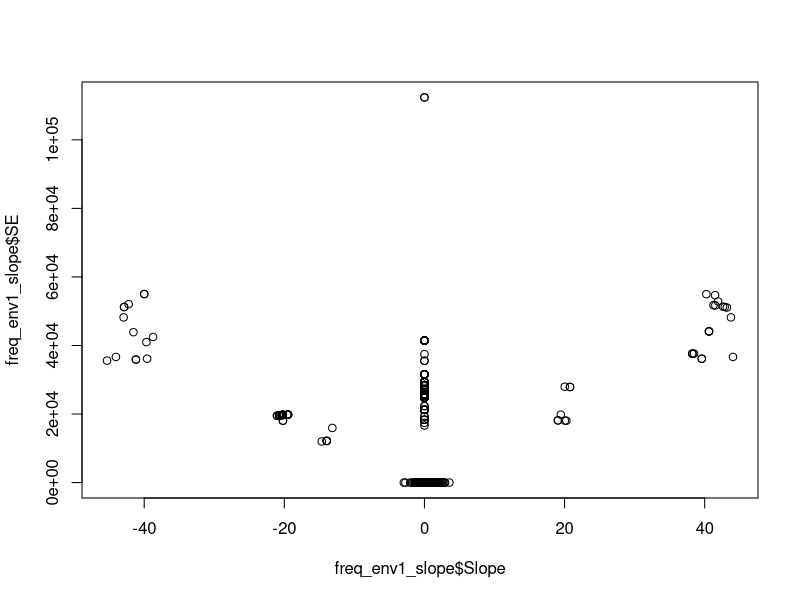

The R script that drew this image: (Note: a time limit stopped this script after it produced the figure.)
##################################################################################
## Get pop specific SNP slopes over the timeseries for "observed" data set
## Done for snp set BF>10 in windows and BF>30 overall
## Does not include 1000 permuations of random sampling for BF<0
## Also done for unique slopes across all env (histPop)
## Author Daniel Anstett
## 
## 
## Last Modified April 24, 2023
###################################################################################
#Functions

# Run GLM

glm_obs <-function(df,env_input){
  freq_env1_slope<-data.frame()
  counter<-1
  for (i in 3:dim(df)[2]){
    for(j in 1:12){
      chr<-colnames(df)[i]
      popSNP <- df %>% filter(Site==j) %>% select(Site,Year,all_of(chr))
      colnames(popSNP)[3]<-"snp_ID"
      
      if(all(is.na(popSNP$snp_ID))==FALSE & sum(is.na(popSNP$snp_ID)) !=(dim(popSNP)[1]-1)){
        rSNP <- glm(snp_ID ~ Year, family = binomial, data = popSNP)
        freq_env1_slope[counter,1]<-unique(popSNP$Site)
        freq_env1_slope[counter,2]<-chr
        freq_env1_slope[counter,3]<-rSNP$coefficients[2] * 2
        sum_snp <- summary(rSNP)
        freq_env1_slope[counter,4]<-sum_snp$coefficients[2,2]
        freq_env1_slope[counter,5]<-env_input
        freq_env1_slope[counter,6]<-"obs"
        counter<-counter+1
      } else {
        freq_env1_slope[counter,1]<-unique(popSNP$Site)
        freq_env1_slope[counter,2]<-chr
        freq_env1_slope[counter,3]<-NA
        freq_env1_slope[counter,4]<-NA
        freq_env1_slope[counter,5]<-env_input
        freq_env1_slope[counter,6]<-"obs"
        counter<-counter+1
      }
      
    }
  }
  colnames(freq_env1_slope)<-c("Site","snp_ID","Slope","SE","ENV","Type")
  return(freq_env1_slope)
}



###################################################################################
#Import libraries
library(tidyverse)
library(boot)

#Import timeseries frequencies
freq_env1 <- read_csv("data/freq_env1.csv")
freq_env2 <- read_csv("data/freq_env2.csv")
freq_env3 <- read_csv("data/freq_env3.csv")
freq_env4 <- read_csv("data/freq_env4.csv")
freq_env5 <- read_csv("data/freq_env5.csv")
freq_env6 <- read_csv("data/freq_env6.csv")
freq_env7 <- read_csv("data/freq_env7.csv")
freq_env8 <- read_csv("data/freq_env8.csv")
freq_env9 <- read_csv("data/freq_env9.csv")


###################################################################################
#Single Case
freq_env1_pop1 <- freq_env1 %>% filter(Site==1)
rSNP_pop1 <- glm(CE10_chr1_865732 ~ Year, family = binomial, data = freq_env1_pop1)
test_pop1 <- as.data.frame(summary(rSNP_pop1)$coefficients)
test_pop1$Estimate[2]
rSNP_pop1$coefficients[2]
summary(rSNP_pop1)
rSNP_pop1 <- glm(CE10_chr1_9110324 ~ Year, family = binomial, data = freq_env1_pop1)
rSNP_pop1$coefficients[2]
summary(rSNP_pop1)

###################################################################################

## Single Loop

# freq_env1
freq_env1_slope<-data.frame()
counter<-1
for (i in 3:dim(freq_env1)[2]){
  for(j in 1:12){
    chr<-colnames(freq_env1)[i]
    popSNP <- freq_env1 %>% filter(Site==j) %>% select(Site,Year,all_of(chr))
    colnames(popSNP)[3]<-"snp_ID"
    
    if(all(is.na(popSNP$snp_ID))==FALSE & sum(is.na(popSNP$snp_ID)) !=(dim(popSNP)[1]-1)){
      rSNP <- glm(snp_ID ~ Year, family = binomial, data = popSNP)
      freq_env1_slope[counter,1]<-unique(popSNP$Site)
      freq_env1_slope[counter,2]<-chr
      freq_env1_slope[counter,3]<-rSNP$coefficients[2] * 2
      sum_snp <- summary(rSNP)
      freq_env1_slope[counter,4]<-sum_snp$coefficients[2,2]
      freq_env1_slope[counter,5]<-"MAT"
      freq_env1_slope[counter,6]<-"obs"
      counter<-counter+1
    } else {
      freq_env1_slope[counter,1]<-unique(popSNP$Site)
      freq_env1_slope[counter,2]<-chr
      freq_env1_slope[counter,3]<-NA
      freq_env1_slope[counter,4]<-NA
      freq_env1_slope[counter,5]<-"MAT"
      freq_env1_slope[counter,6]<-"obs"
      
      counter<-counter+1
    }
    
  }
}
colnames(freq_env1_slope)<-c("Site","snp_ID","Slope","SE","ENV","Type")

plot(freq_env1_slope$Slope,freq_env1_slope$SE)

###################################################################################
###################################################################################
#Calc glm per env

slope_env1 <- glm_obs(freq_env1,"MAT")
slope_env2 <- glm_obs(freq_env2,"MAP")
slope_env3 <- glm_obs(freq_env3,"PAS")
slope_env4 <- glm_obs(freq_env4,"EXT")
slope_env5 <- glm_obs(freq_env5,"CMD")
slope_env6 <- glm_obs(freq_env6,"Tave_wt")
slope_env7 <- glm_obs(freq_env7,"Tave_sm")
slope_env8 <- glm_obs(freq_env8,"PPT_wt")
slope_env9 <- glm_obs(freq_env9,"PPT_sm")
slope_env_all <- rbind(slope_env1,
                       slope_env2,
                       slope_env3,
                       slope_env4,
                       slope_env5,
                       slope_env6,
                       slope_env7,
                       slope_env8,
                       slope_env9)

#Get unique SNP for merged env

slope_env_all_unique <- data.frame()
for (i in 1:dim(slope_env_all)){
  slope.temp <- slope_env_all %>% filter(Site==i)
  slope.unique <- slope.temp [!duplicated(slope.temp [ , "snp_ID"]), ]
  slope_env_all_unique <- rbind(slope_env_all_unique,slope.unique)
}


###################################################################################
#Export
write_csv(slope_env1, "data/slope_obs_env1.csv")
write_csv(slope_env2, "data/slope_obs_env2.csv")
write_csv(slope_env3, "data/slope_obs_env3.csv")
write_csv(slope_env4, "data/slope_obs_env4.csv")
write_csv(slope_env5, "data/slope_obs_env5.csv")
write_csv(slope_env6, "data/slope_obs_env6.csv")
write_csv(slope_env7, "data/slope_obs_env7.csv")
write_csv(slope_env8, "data/slope_obs_env8.csv")
write_csv(slope_env9, "data/slope_obs_env9.csv")
write_csv(slope_env_all, "data/slope_obs_all.csv")
write_csv(slope_env_all_unique, "data/slope_obs_all_unique.csv")
